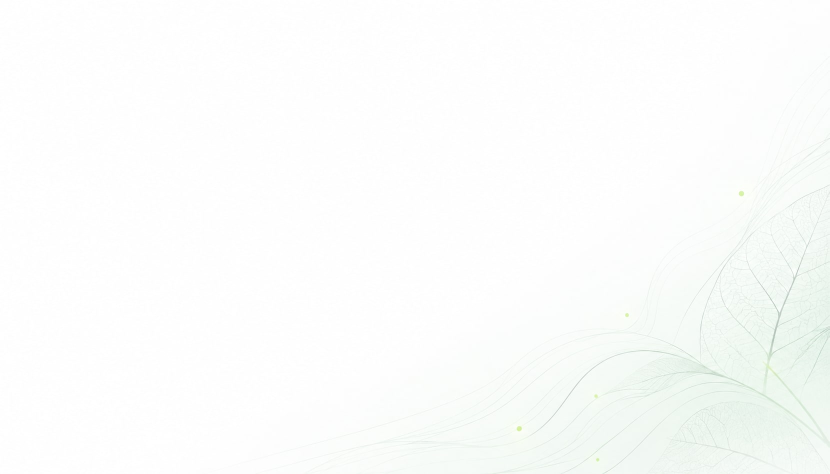
#> input picture presentacion/imagenes/optimizadas/fondo_claro.jpg, 1659 x 948 px (shown at 1/2 size)
$ python -i luz_common.py   (imports and definitions only)
#> lines starting #> are read from the running program, lines starting #| are printed output that depends on the picture; after the words box and inside, x2 and y2 are one past the last pixel; in counts of white or black regions, pixels touching at a corner belong together
#> further down, picture is the input picture: PIL image 1659x948 RGB; mean R, G, B 251.3, 252.7, 251.6
"""Preprocesamiento común (idéntico al panel) y aumentos realistas de "pantalla vista por la cámara del robot".

`corregir_color` y `recorte_por_color` son copia literal de robot/panel_demo.py (no se importa el panel
para no arrastrar sus dependencias). `preprocesar` = corregir_color -> recorte_por_color (si no hay mancha
de hoja, se devuelve la imagen corregida entera, igual que el panel con auto-recorte).

`aug_camara` se calibró mirando resultados/ml/capturas_pantalla/ (hoja cian/lavada, luces altas quemadas,
reflejos circulares de las luminarias, borde negro del bisel con el cuarto detrás, perspectiva, viñeteo).
Todos los rangos son supuestos calibrados a ojo, no medidos.
"""
from __future__ import annotations

import math
from io import BytesIO

import cv2
import numpy as np
from PIL import Image, ImageFilter

S = 640  # lado de trabajo (el ROI real de la cámara es ~1152x648)


# ----------------------------------------------------------------------------- copia exacta del panel
def corregir_color(im: Image.Image) -> Image.Image:
    """Balance de blancos 'mundo gris' + CLAHE en luminancia: quita el tinte cian/azul de la pantalla."""
    a = np.asarray(im).astype(np.float32)
    medias = a.reshape(-1, 3).mean(axis=0) + 1e-6
#> medias = [253.3, 255.3, 253.7]
    a = np.clip(a * (medias.mean() / medias), 0, 255).astype(np.uint8)
    lab = cv2.cvtColor(a, cv2.COLOR_RGB2LAB)
#> lab: shape (948, 1659, 3); mean of channels 0, 1, 2 251.6, 128.3, 127.5
    lab[..., 0] = cv2.createCLAHE(clipLimit=2.0, tileGridSize=(8, 8)).apply(lab[..., 0])
#> lab: shape (948, 1659, 3); mean of channels 0, 1, 2 247.9, 128.3, 127.5
    return Image.fromarray(cv2.cvtColor(lab, cv2.COLOR_LAB2RGB))


def recorte_por_color(crop: Image.Image, margen: float = 0.15, area_min: float = 0.01):
    """Busca la mancha de color hoja más grande (verde, amarillo o rojizo) y devuelve su caja (px) o None."""
#> called with margen = 0.15, area_min = 0.01
    a = cv2.cvtColor(np.asarray(crop), cv2.COLOR_RGB2HSV)
#> a: shape (948, 1659, 3); mean H, S, V 124.2, 2.7, 248.5
    h, s, v = a[..., 0], a[..., 1], a[..., 2]
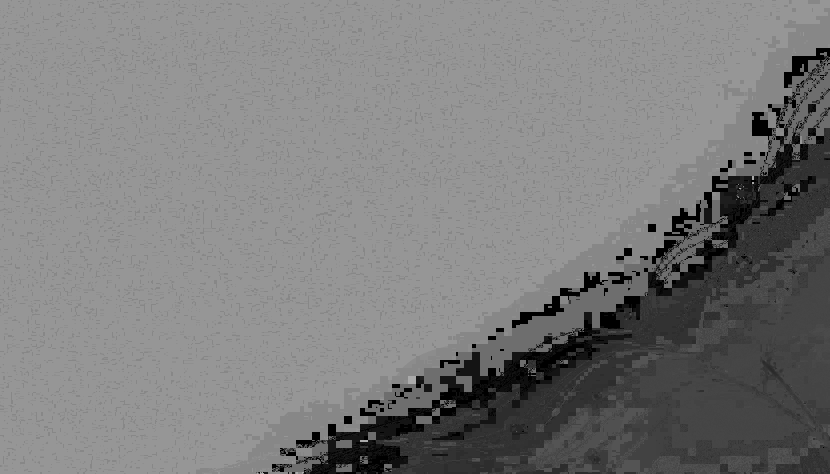
#> h: shape (948, 1659) (shown at 1/2 size); min 0, max 170, mean 124.2
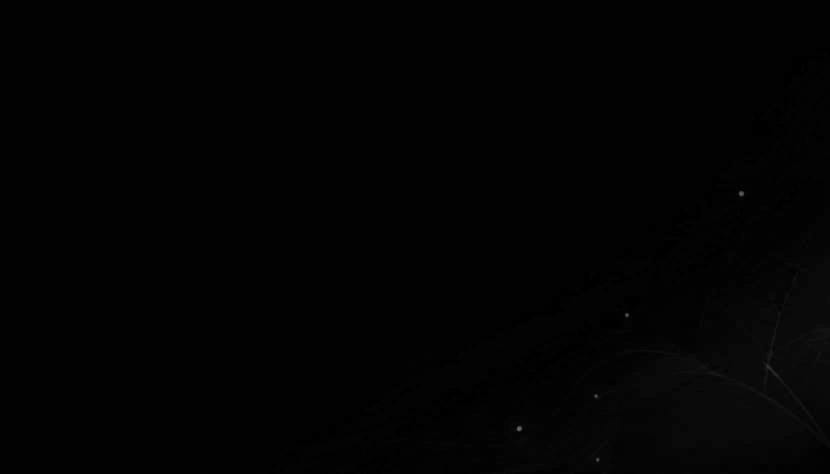
#> s: shape (948, 1659) (shown at 1/2 size); min 0, max 109, mean 2.7
    verde = (h >= 25) & (h <= 95) & (s >= 45) & (v >= 40)
#> verde: shape (948, 1659) bool; 0.02% white; 7 white regions (1 under 20 px), largest, box (x1, y1, x2, y2) and area: (1034, 852, 1044, 862) 80, (1478, 382, 1488, 392) 79, (1251, 627, 1257, 634) 34, (1189, 789, 1195, 795) 33, (1193, 916, 1198, 923) 29, (1534, 730, 1542, 739) 25
    amarillo = (h >= 15) & (h < 25) & (s >= 70) & (v >= 60)
#> amarillo: shape (948, 1659) bool; every value is 0
    mask = (verde | amarillo).astype(np.uint8) * 255
    k = cv2.getStructuringElement(cv2.MORPH_ELLIPSE, (9, 9))
    mask = cv2.morphologyEx(cv2.morphologyEx(mask, cv2.MORPH_OPEN, k), cv2.MORPH_CLOSE, k, iterations=2)
#> mask: shape (948, 1659); 0.01% white; 2 white regions
    cnts, _ = cv2.findContours(mask, cv2.RETR_EXTERNAL, cv2.CHAIN_APPROX_SIMPLE)
#> cnts = 2 contours; box (x1, y1, x2, y2) and area: (1034, 852, 1043, 862) 52, (1478, 383, 1488, 392) 52
    if not cnts:
        return None
    c = max(cnts, key=cv2.contourArea)
#> c = contour of 18 points, box (x1, y1, x2, y2) (1034, 852, 1043, 862), area 52
    H, W = mask.shape
#> H = 948; W = 1659
    if cv2.contourArea(c) < area_min * W * H:
        return None
    x, y, w, hh = cv2.boundingRect(c)
    mx, my = int(w * margen), int(hh * margen)
    x0, y0 = max(0, x - mx), max(0, y - my)
    x1, y1 = min(W, x + w + mx), min(H, y + hh + my)
    lado = max(x1 - x0, y1 - y0)  # casi cuadrado: las teselas 3x3 trabajan mejor
    cx, cy = (x0 + x1) // 2, (y0 + y1) // 2
    x0, x1 = max(0, cx - lado // 2), min(W, cx + lado // 2)
    y0, y1 = max(0, cy - lado // 2), min(H, cy + lado // 2)
    return x0, y0, x1 - x0, y1 - y0


def preprocesar(im: Image.Image) -> Image.Image:
    """Lo que hace el panel antes de clasificar: corregir_color y recorte por color de hoja (si hay)."""
    im = corregir_color(im.convert("RGB"))
    b = recorte_por_color(im)
    return im.crop((b[0], b[1], b[0] + b[2], b[1] + b[3])) if b else im


# [9 lines left out: function cargar, not called in this run]


# ----------------------------------------------------------------------------- aumentos de cámara
def _clip(a):
    return np.clip(a, 0, 255)


def _img(a):
    return Image.fromarray(_clip(a).astype(np.uint8))


# [180 lines left out: functions _disc_mask, aug_camara, not called in this run]

>>> from PIL import Image
>>> picture = Image.open('../../../../presentacion/imagenes/optimizadas/fondo_claro.jpg')
>>> result = preprocesar(picture)
